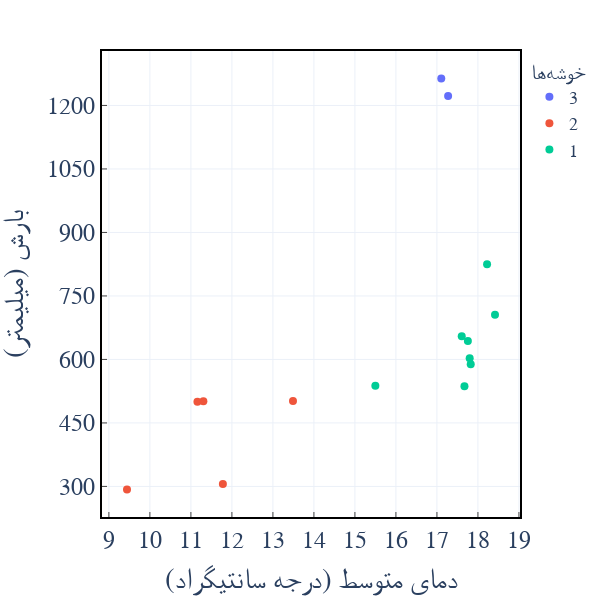

The notebook cell this image was saved under:
### Code cell
station_data['Cluster'] = station_data['Cluster'].astype(str)
fig = px.scatter(
    station_data,
    x="Temperature",
    y="Precipitation",
    color="Cluster",  # This is equivalent to `hue="Cluster"` in seaborn
    color_continuous_scale="Viridis",  # Set the color palette to 'Viridis'
    hover_name=station_data['Station_Name'],
    height=600,
    width=600
)

fig.update_traces(
    marker=dict(size=8)
)

fig.update_layout(
    template="plotly_white",
    # bordercolor='black',
    # title={
    #     'text': "دمای متوسط در مقابل مجموع بارش بر اساس خوشهها",
    #     'x': 0.5,  # Center the title
    #     'xanchor': 'center',
    #     'yanchor': 'top',
    #     'font': {'size': 24, 'family': 'B Zar'}  # Change title font and size
    # },
    xaxis_title="(درجه سانتیگراد) دمای متوسط",
    yaxis_title="بارش (میلیمتر)",
    font={
        'family': 'B Zar',
        'size': 24
    },
    legend_title="خوشهها",
    legend=dict(
        font=dict(
            size=18
        )
    ),
    # xaxis=dict(showgrid=True, gridwidth=1, gridcolor='LightGray'),
    # yaxis=dict(showgrid=True, gridwidth=1, gridcolor='LightGray'),
    margin=dict(l=50, r=50, t=50, b=50)
)

fig.update_layout(
    xaxis=dict(
        showgrid=True,
        zeroline=True,
        showline=True,
        linecolor='black',
        linewidth=1,
        ticks='inside',
        ticklen=6,
        tickwidth=1, 
        dtick=1
    ),
    yaxis=dict(
        showgrid=True,
        zeroline=True,
        showline=True,
        linecolor='black',
        linewidth=1,
        ticks='inside',
        ticklen=6,
        tickwidth=1,
        dtick=150
    ),
    plot_bgcolor='white',
    paper_bgcolor='white',
    shapes=[
        dict(
            type="rect",
            x0=0,
            x1=1,
            y0=0,
            y1=1,
            xref="paper",
            yref="paper",
            line=dict(
                color="black",
                width=2
            )
        )
    ]
)

fig.show()

### Figure 1 — Plotly figure (JSON) as saved in the notebook; plotly's stock layout.template omitted (floating-point values rounded to 4 significant figures)
{"data": [{"hovertemplate": "<b>%{hovertext}</b><br><br>Cluster=3<br>Temperature=%{x}<br>Precipitation=%{y}<extra></extra>", "hovertext": ["Ramsar", "Nowshahr"], "legendgroup": "3", "marker": {"color": "#636efa", "size": 8, "symbol": "circle"}, "mode": "markers", "name": "3", "orientation": "v", "showlegend": true, "type": "scatter", "x": [17.27, 17.11], "xaxis": "x", "y": [1222.0, 1264.0], "yaxis": "y"}, {"hovertemplate": "<b>%{hovertext}</b><br><br>Cluster=2<br>Temperature=%{x}<br>Precipitation=%{y}<extra></extra>", "hovertext": ["Siahbisheh", "Kiyasar", "Kojur", "Baladeh", "Alasht"], "legendgroup": "2", "marker": {"color": "#EF553B", "size": 8, "symbol": "circle"}, "mode": "markers", "name": "2", "orientation": "v", "showlegend": true, "type": "scatter", "x": [11.16, 13.49, 11.78, 9.442, 11.3], "xaxis": "x", "y": [500.2, 501.9, 305.9, 292.5, 500.9], "yaxis": "y"}, {"hovertemplate": "<b>%{hovertext}</b><br><br>Cluster=1<br>Temperature=%{x}<br>Precipitation=%{y}<extra></extra>", "hovertext": ["Babolsar", "Gharakhil", "Sari", "Sari (dasht-e-naz airport)", "Galugah", "Bandar-e-amirabad", "Amol", "Polsefid"], "legendgroup": "1", "marker": {"color": "#00cc96", "size": 8, "symbol": "circle"}, "mode": "markers", "name": "1", "orientation": "v", "showlegend": true, "type": "scatter", "x": [18.22, 17.6, 18.42, 17.8, 17.67, 17.82, 17.75, 15.5], "xaxis": "x", "y": [824.8, 655.0, 705.7, 602.6, 536.9, 588.9, 643.8, 537.6], "yaxis": "y"}], "layout": {"font": {"family": "B Zar", "size": 24}, "height": 600, "legend": {"font": {"size": 18}, "title": {"text": "خوشهها"}, "tracegroupgap": 0}, "margin": {"b": 50, "l": 50, "r": 50, "t": 50}, "paper_bgcolor": "white", "plot_bgcolor": "white", "shapes": [{"line": {"color": "black", "width": 2}, "type": "rect", "x0": 0, "x1": 1, "xref": "paper", "y0": 0, "y1": 1, "yref": "paper"}], "width": 600, "xaxis": {"anchor": "y", "domain": [0, 1], "dtick": 1, "linecolor": "black", "linewidth": 1, "showgrid": true, "showline": true, "ticklen": 6, "ticks": "inside", "tickwidth": 1, "title": {"text": "(درجه سانتیگراد) دمای متوسط"}, "zeroline": true}, "yaxis": {"anchor": "x", "domain": [0, 1], "dtick": 150, "linecolor": "black", "linewidth": 1, "showgrid": true, "showline": true, "ticklen": 6, "ticks": "inside", "tickwidth": 1, "title": {"text": "بارش (میلیمتر)"}, "zeroline": true}}}
